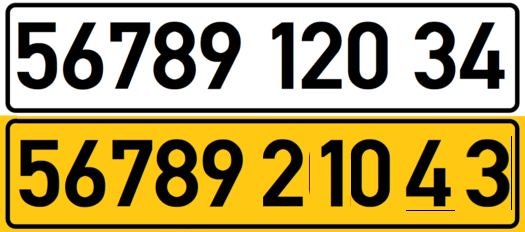
#> input picture image/imageup.png, 525 x 232 px, found by its file name
$ python main.py
#> lines starting #> are read from the running program, lines starting #| are printed output that depends on the picture; after the words box and inside, x2 and y2 are one past the last pixel; in counts of white or black regions, pixels touching at a corner belong together
### cam.py
import cv2
import pytesseract
pytesseract.pytesseract.tesseract_cmd = r'C:\Users\PCµ\AppData\Local\TCR\tesseract.exe'

# Specify the path to the image file
file_path = ".\image\imageup.png"


# Read the image from file
image = cv2.imread(file_path)
#> image is the input picture: shape (232, 525, 3); mean B, G, R 93.7, 155, 173.1

# Convert the image to grayscale
gray = cv2.cvtColor(image, cv2.COLOR_BGR2GRAY)
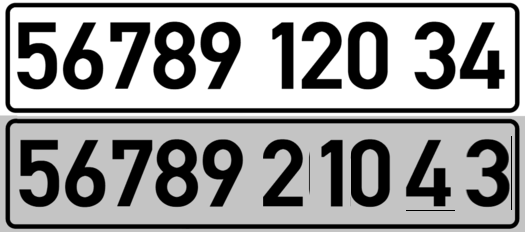
#> gray: shape (232, 525); min 0, max 255, mean 153.3

# Apply Otsu threshold
thresh = cv2.threshold(
    gray, 0, 255, cv2.THRESH_BINARY_INV + cv2.THRESH_OTSU)[1]
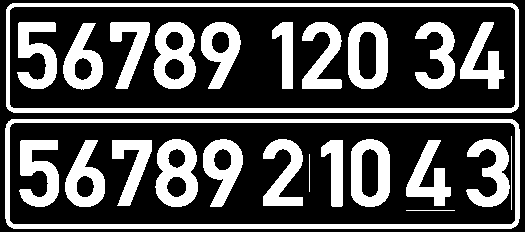
#> thresh: shape (232, 525); 32.4% white; 25 white regions, largest, box (x1, y1, x2, y2) and area: (5, 119, 520, 229) 5566, (6, 3, 519, 113) 5377, (155, 139, 198, 207) 1830

# Run OCR on the image
#> (the run stopped early here; a loop or call above may not have finished)

$ run again, with image/image.png copied over image/imageup.png
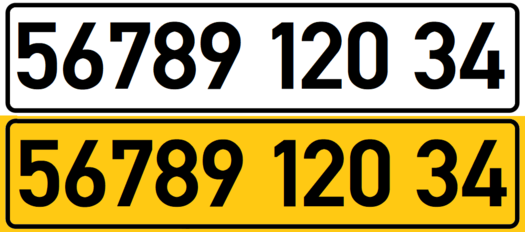
#> input picture image/image.png, 525 x 232 px, found by its file name
#> image is the input picture: shape (232, 525, 3); mean B, G, R 93.8, 155.3, 173.5
#> `gray = cv2.cvtColor(image, cv2.COLOR_BGR2GRAY)`:
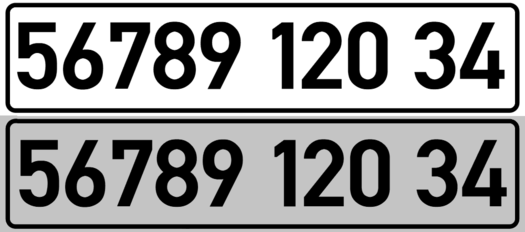
#> gray: shape (232, 525); min 0, max 255, mean 153.6
#> `thresh = cv2.threshold( gray, 0, 255, cv2.THRESH_BINARY_INV + cv2.THRE..`:
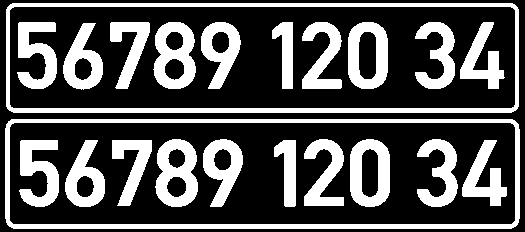
#> thresh: shape (232, 525); 32.2% white; 22 white regions, largest, box (x1, y1, x2, y2) and area: (5, 119, 520, 229) 5566, (6, 3, 519, 113) 5377, (155, 139, 198, 207) 1830
